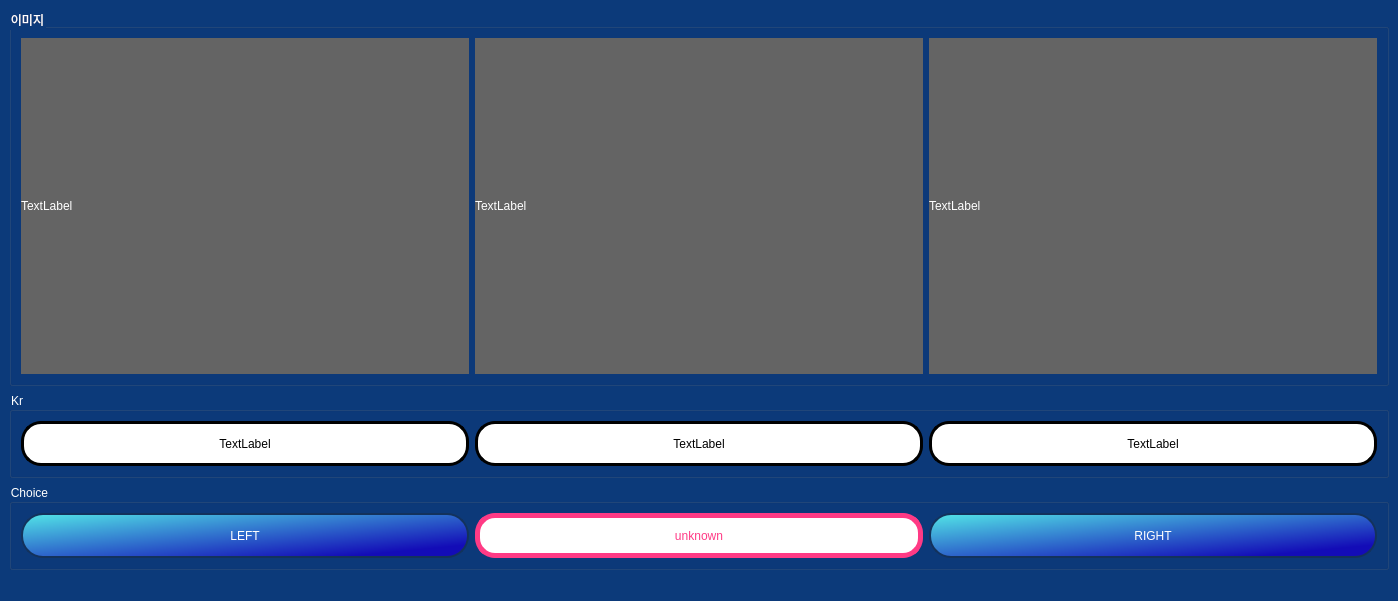
<?xml version="1.0" encoding="UTF-8"?>
<ui version="4.0">
 <class>MainWindow</class>
 <widget class="QMainWindow" name="MainWindow">
  <property name="geometry">
   <rect>
    <x>0</x>
    <y>0</y>
    <width>1394</width>
    <height>593</height>
   </rect>
  </property>
  <property name="sizePolicy">
   <sizepolicy hsizetype="Fixed" vsizetype="Fixed">
    <horstretch>0</horstretch>
    <verstretch>0</verstretch>
   </sizepolicy>
  </property>
  <property name="windowTitle">
   <string>MainWindow</string>
  </property>
  <property name="styleSheet">
   <string notr="true">background-color : #0C3A7A;
color : white</string>
  </property>
  <widget class="QWidget" name="centralwidget">
   <layout class="QVBoxLayout" name="verticalLayout">
    <item>
     <widget class="QGroupBox" name="horizontalGroupBox">
      <property name="title">
       <string>이미지</string>
      </property>
      <layout class="QHBoxLayout" name="horizontalLayout">
       <item>
        <widget class="QLabel" name="Monitor_1">
         <property name="sizePolicy">
          <sizepolicy hsizetype="Expanding" vsizetype="Expanding">
           <horstretch>0</horstretch>
           <verstretch>0</verstretch>
          </sizepolicy>
         </property>
         <property name="minimumSize">
          <size>
           <width>448</width>
           <height>336</height>
          </size>
         </property>
         <property name="maximumSize">
          <size>
           <width>448</width>
           <height>336</height>
          </size>
         </property>
         <property name="styleSheet">
          <string notr="true">background-color : rgb(100,100,100);
</string>
         </property>
         <property name="text">
          <string>TextLabel</string>
         </property>
        </widget>
       </item>
       <item>
        <widget class="QLabel" name="Monitor_2">
         <property name="sizePolicy">
          <sizepolicy hsizetype="Expanding" vsizetype="Preferred">
           <horstretch>0</horstretch>
           <verstretch>0</verstretch>
          </sizepolicy>
         </property>
         <property name="minimumSize">
          <size>
           <width>448</width>
           <height>336</height>
          </size>
         </property>
         <property name="maximumSize">
          <size>
           <width>448</width>
           <height>336</height>
          </size>
         </property>
         <property name="styleSheet">
          <string notr="true">background-color : rgb(100,100,100);
</string>
         </property>
         <property name="text">
          <string>TextLabel</string>
         </property>
        </widget>
       </item>
       <item>
        <widget class="QLabel" name="Monitor_3">
         <property name="sizePolicy">
          <sizepolicy hsizetype="Expanding" vsizetype="Preferred">
           <horstretch>0</horstretch>
           <verstretch>0</verstretch>
          </sizepolicy>
         </property>
         <property name="minimumSize">
          <size>
           <width>448</width>
           <height>336</height>
          </size>
         </property>
         <property name="maximumSize">
          <size>
           <width>448</width>
           <height>336</height>
          </size>
         </property>
         <property name="styleSheet">
          <string notr="true">background-color : rgb(100,100,100);
</string>
         </property>
         <property name="text">
          <string>TextLabel</string>
         </property>
        </widget>
       </item>
      </layout>
     </widget>
    </item>
    <item>
     <widget class="QGroupBox" name="horizontalGroupBox_2">
      <property name="title">
       <string>Kr</string>
      </property>
      <layout class="QHBoxLayout" name="horizontalLayout_2">
       <item>
        <widget class="QLabel" name="label_1">
         <property name="minimumSize">
          <size>
           <width>0</width>
           <height>45</height>
          </size>
         </property>
         <property name="styleSheet">
          <string notr="true">
background-color : rgb(255,255,255);
color : rgb(0,0,0);
border-radius: 20px;
text-align:left;
padding : 7px;
border: 3px solid rgb(0,0,0)

</string>
         </property>
         <property name="text">
          <string>TextLabel</string>
         </property>
         <property name="alignment">
          <set>Qt::AlignCenter</set>
         </property>
        </widget>
       </item>
       <item>
        <widget class="QLabel" name="label_2">
         <property name="styleSheet">
          <string notr="true">
background-color : rgb(255,255,255);
color : rgb(0,0,0);
border-radius: 20px;
text-align:left;
padding : 7px;
border: 3px solid rgb(0,0,0)

</string>
         </property>
         <property name="text">
          <string>TextLabel</string>
         </property>
         <property name="alignment">
          <set>Qt::AlignCenter</set>
         </property>
        </widget>
       </item>
       <item>
        <widget class="QLabel" name="label_3">
         <property name="styleSheet">
          <string notr="true">
background-color : rgb(255,255,255);
color : rgb(0,0,0);
border-radius: 20px;
text-align:left;
padding : 7px;
border: 3px solid rgb(0,0,0)

</string>
         </property>
         <property name="text">
          <string>TextLabel</string>
         </property>
         <property name="alignment">
          <set>Qt::AlignCenter</set>
         </property>
        </widget>
       </item>
      </layout>
     </widget>
    </item>
    <item>
     <widget class="QGroupBox" name="verticalGroupBox">
      <property name="title">
       <string>Choice</string>
      </property>
      <layout class="QHBoxLayout" name="horizontalLayout_3">
       <item>
        <widget class="QPushButton" name="LEFT">
         <property name="minimumSize">
          <size>
           <width>0</width>
           <height>45</height>
          </size>
         </property>
         <property name="styleSheet">
          <string notr="true">QPushButton{
	color: white;
	background-color: qlineargradient(spread:pad, x1:0, y1:0, x2:0.857143, y2:0.857955, stop:0 #52E5E7, stop:1 #130CB7);
	border-radius: 22px;
	border: 2px solid rgb(19, 50, 92)
}
QPushButton:pressed {
background:rgb(0,0,0);
color : rgb(255,255,255)
}</string>
         </property>
         <property name="text">
          <string>LEFT</string>
         </property>
        </widget>
       </item>
       <item>
        <widget class="QPushButton" name="MID">
         <property name="minimumSize">
          <size>
           <width>0</width>
           <height>45</height>
          </size>
         </property>
         <property name="styleSheet">
          <string notr="true">QPushButton{
	color: #FF3A85;
	background-color: white;
	border: 5px solid #FF3A85;;
	border-radius: 20px;
}

QPushButton:pressed {
background:rgb(0,0,0);
color : rgb(255,255,255)
}</string>
         </property>
         <property name="text">
          <string>unknown</string>
         </property>
        </widget>
       </item>
       <item>
        <widget class="QPushButton" name="RIGHT">
         <property name="minimumSize">
          <size>
           <width>0</width>
           <height>45</height>
          </size>
         </property>
         <property name="styleSheet">
          <string notr="true">QPushButton{
	color: white;
	background-color: qlineargradient(spread:pad, x1:0, y1:0, x2:0.857143, y2:0.857955, stop:0 #52E5E7, stop:1 #130CB7);
	border-radius: 22px;
	border: 2px solid rgb(19, 50, 92)
}
QPushButton:pressed {
background:rgb(0,0,0);
color : rgb(255,255,255)
}</string>
         </property>
         <property name="text">
          <string>RIGHT</string>
         </property>
        </widget>
       </item>
      </layout>
     </widget>
    </item>
   </layout>
  </widget>
  <widget class="QMenuBar" name="menubar">
   <property name="geometry">
    <rect>
     <x>0</x>
     <y>0</y>
     <width>1394</width>
     <height>21</height>
    </rect>
   </property>
  </widget>
  <widget class="QStatusBar" name="statusbar"/>
 </widget>
 <resources/>
 <connections/>
</ui>
